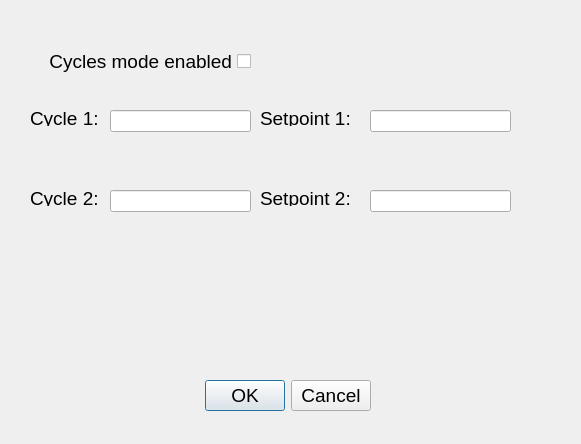
<?xml version="1.0" encoding="UTF-8"?>
<ui version="4.0">
 <class>edit_Cycles</class>
 <widget class="QDialog" name="edit_Cycles">
  <property name="geometry">
   <rect>
    <x>0</x>
    <y>0</y>
    <width>581</width>
    <height>444</height>
   </rect>
  </property>
  <property name="font">
   <font>
    <pointsize>14</pointsize>
   </font>
  </property>
  <property name="windowTitle">
   <string>Edit cycles settings</string>
  </property>
  <widget class="QDialogButtonBox" name="dialogButtonBox">
   <property name="geometry">
    <rect>
     <x>190</x>
     <y>380</y>
     <width>181</width>
     <height>32</height>
    </rect>
   </property>
   <property name="orientation">
    <enum>Qt::Horizontal</enum>
   </property>
   <property name="standardButtons">
    <set>QDialogButtonBox::Cancel|QDialogButtonBox::Ok</set>
   </property>
  </widget>
  <widget class="QLineEdit" name="tb_Setpoint2">
   <property name="geometry">
    <rect>
     <x>370</x>
     <y>190</y>
     <width>141</width>
     <height>22</height>
    </rect>
   </property>
  </widget>
  <widget class="QLabel" name="l_Cycle1_2">
   <property name="geometry">
    <rect>
     <x>30</x>
     <y>110</y>
     <width>76</width>
     <height>16</height>
    </rect>
   </property>
   <property name="font">
    <font>
     <pointsize>14</pointsize>
    </font>
   </property>
   <property name="text">
    <string>Cycle 1:</string>
   </property>
  </widget>
  <widget class="QLineEdit" name="tb_Cycle2">
   <property name="geometry">
    <rect>
     <x>110</x>
     <y>190</y>
     <width>141</width>
     <height>22</height>
    </rect>
   </property>
  </widget>
  <widget class="QLineEdit" name="tb_Setpoint1">
   <property name="geometry">
    <rect>
     <x>370</x>
     <y>110</y>
     <width>141</width>
     <height>22</height>
    </rect>
   </property>
  </widget>
  <widget class="QLabel" name="l_Setpoint_Cycle_3">
   <property name="geometry">
    <rect>
     <x>260</x>
     <y>190</y>
     <width>111</width>
     <height>16</height>
    </rect>
   </property>
   <property name="font">
    <font>
     <pointsize>14</pointsize>
    </font>
   </property>
   <property name="text">
    <string>Setpoint 2:</string>
   </property>
  </widget>
  <widget class="QLabel" name="l_Cycle2_2">
   <property name="geometry">
    <rect>
     <x>30</x>
     <y>190</y>
     <width>81</width>
     <height>16</height>
    </rect>
   </property>
   <property name="font">
    <font>
     <pointsize>14</pointsize>
    </font>
   </property>
   <property name="text">
    <string>Cycle 2:</string>
   </property>
  </widget>
  <widget class="QLineEdit" name="tb_Cycle1">
   <property name="geometry">
    <rect>
     <x>110</x>
     <y>110</y>
     <width>141</width>
     <height>22</height>
    </rect>
   </property>
  </widget>
  <widget class="QLabel" name="l_Setpoint_Cycle_4">
   <property name="geometry">
    <rect>
     <x>260</x>
     <y>110</y>
     <width>111</width>
     <height>16</height>
    </rect>
   </property>
   <property name="font">
    <font>
     <pointsize>14</pointsize>
    </font>
   </property>
   <property name="text">
    <string>Setpoint 1:</string>
   </property>
  </widget>
  <widget class="QCheckBox" name="cb_Cycle_Mode_Toggle">
   <property name="geometry">
    <rect>
     <x>15</x>
     <y>50</y>
     <width>236</width>
     <height>22</height>
    </rect>
   </property>
   <property name="layoutDirection">
    <enum>Qt::RightToLeft</enum>
   </property>
   <property name="text">
    <string>Cycles mode enabled</string>
   </property>
  </widget>
 </widget>
 <resources/>
 <connections>
  <connection>
   <sender>dialogButtonBox</sender>
   <signal>accepted()</signal>
   <receiver>edit_Cycles</receiver>
   <slot>accept()</slot>
   <hints>
    <hint type="sourcelabel">
     <x>248</x>
     <y>254</y>
    </hint>
    <hint type="destinationlabel">
     <x>157</x>
     <y>274</y>
    </hint>
   </hints>
  </connection>
  <connection>
   <sender>dialogButtonBox</sender>
   <signal>rejected()</signal>
   <receiver>edit_Cycles</receiver>
   <slot>reject()</slot>
   <hints>
    <hint type="sourcelabel">
     <x>316</x>
     <y>260</y>
    </hint>
    <hint type="destinationlabel">
     <x>286</x>
     <y>274</y>
    </hint>
   </hints>
  </connection>
 </connections>
</ui>
